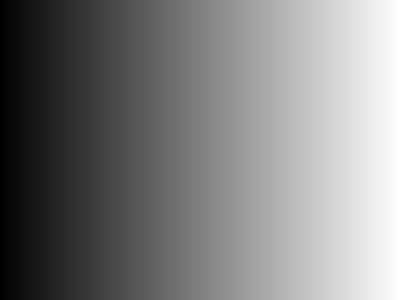
<?xml version="1.0" encoding="UTF-8"?>
<ui version="4.0">
    <class>qtclass</class>
    <widget class="QWidget" name="qtclass">
        <property name="geometry">
            <rect>
                <x>0</x>
                <y>0</y>
                <width>400</width>
                <height>300</height>
            </rect>
        </property>
        <property name="windowTitle">
            <string>qtclass</string>
        </property>
        <property name="styleSheet">
            <string notr="true">background-color: qlineargradient(spread:pad, x1:0, y1:0, x2:1, y2:0, stop:0 rgba(0, 0, 0, 255), stop:1 rgba(255, 255, 255, 255));</string>
        </property>
    </widget>
    <resources/>
    <connections/>
</ui>
